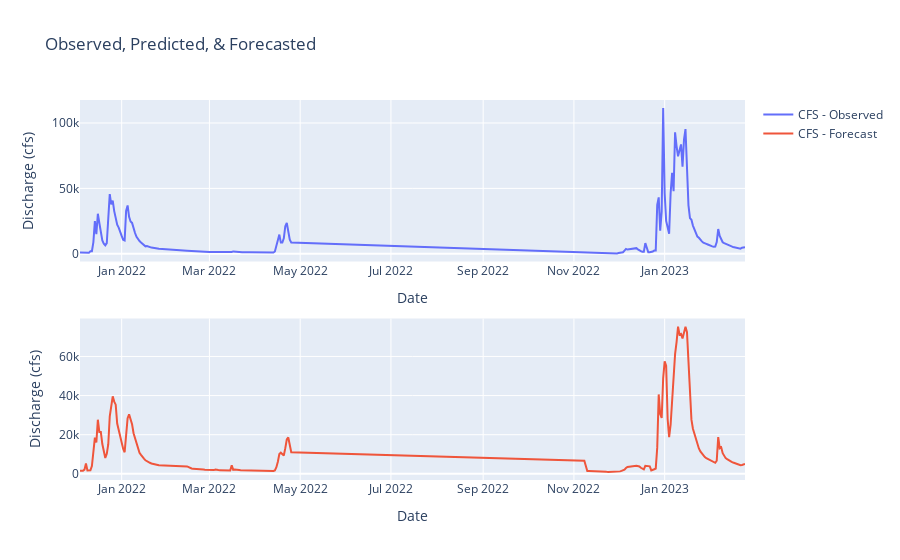

The code cell stored with this chart in its notebook:
### Code cell
# Reduce data to Eel River only
new_river = Rivers_Flow.loc[Rivers_Flow['Name']=='Eel River Scotia']
new_river.reset_index(inplace=True)
new_river = new_river .drop(columns='index')
new_river['Precip_Shift'] = new_river.Precip.shift(1)

new_river['CFS_Rolling'] = new_river.CFS.rolling(window=3,min_periods=1).mean()
new_river['CFS_Slope_Rolling'] = new_river.CFS.rolling(window=3,min_periods=1).mean()
new_river['CFS_Rolling30'] = new_river.CFS.rolling(window=30,min_periods=1).mean()
new_river['new_variable'] = np.abs(new_river.CFS) - new_river.CFS_Rolling30

model = SARIMAX(new_river.CFS[1:],exog=new_river[['Precip_Shift','CFS_Rolling']].dropna(0),order=(0,1,0))
model_fit = model.fit()

length = len(new_river.CFS)
forecast = model_fit.forecast(length,exog=new_river[['Precip_Shift','CFS_Rolling']].fillna(0))

# Create figure with secondary y-axis
fig = make_subplots(rows=2,cols=1)
# Add traces
fig.add_trace(
    go.Scatter(x=new_river.Date, y=new_river.CFS, name="CFS - Observed"),
    secondary_y=False,row=1,col=1)
# fig.add_trace(
#     go.Scatter(x=new_river.Date, y=predict, name="CFS - Predicted"),
#     secondary_y=False,row=2,col=1)
fig.add_trace(
    go.Scatter(x=new_river.Date, y=forecast, name="CFS - Forecast"),
    secondary_y=False,row=2,col=1)

# Add figure title
fig.update_layout(
    title_text="Observed, Predicted, & Forecasted ")
# Set x-axis title
fig.update_xaxes(title_text="Date")
# Set y-axes titles
fig.update_yaxes(title_text="Discharge (cfs)", secondary_y=False)
fig.update_yaxes(title_text="Precip (mm)", secondary_y=True)
fig.show()

### Figure 1 — Plotly figure (JSON) as saved in the notebook; plotly's stock layout.template omitted (floating-point values rounded to 4 significant figures; data arrays with more than 128 entries replaced by an {"elided": "..."} marker saying what was removed)
{"data": [{"name": "CFS - Observed", "type": "scatter", "x": {"elided": "227 str values"}, "xaxis": "x", "y": {"elided": "227 float values"}, "yaxis": "y"}, {"name": "CFS - Forecast", "type": "scatter", "x": {"elided": "227 str values"}, "xaxis": "x2", "y": {"elided": "227 float values"}, "yaxis": "y2"}], "layout": {"title": {"text": "Observed, Predicted, & Forecasted "}, "xaxis": {"anchor": "y", "domain": [0, 1], "title": {"text": "Date"}}, "xaxis2": {"anchor": "y2", "domain": [0, 1], "title": {"text": "Date"}}, "yaxis": {"anchor": "x", "domain": [0.575, 1], "title": {"text": "Discharge (cfs)"}}, "yaxis2": {"anchor": "x2", "domain": [0, 0.425], "title": {"text": "Discharge (cfs)"}}}}
